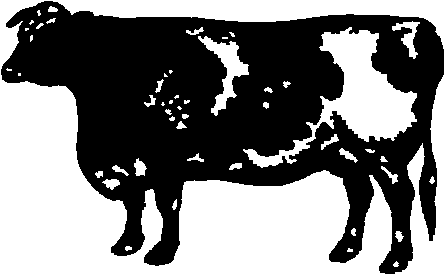
%> input picture IMAGES/Cattle.png, 445 x 275 px, given in place of Cattle.png.png, which was not available
$ octave Euler.m   (GNU Octave 9; MATLAB toolbox functions it lacks are replaced by stand-ins)
%> lines starting %> are read from the running program, lines starting %| are printed output that depends on the picture; in (x1, y1, x2, y2) boxes, pixels count from 0 and x2, y2 are one past the last pixel; in counts of white or black regions, pixels touching at a corner belong together; the program's own positions count from 1; pictures that were not available may be replaced by others from this repository, and a replacement may not be noted
nom = input('Image name .png: ','s');
%> the answer given: IMAGES/Cattle.png
arch = [nom,'.png'];
Img = imread(arch,'png');
%> Img is the input picture: size 275x445x3 uint8; 49.4% white; 50 white regions (16 under 20 px), largest, box (x1, y1, x2, y2) and area: (0, 0, 445, 275) 50053, (243, 27, 417, 168) 6998, (198, 36, 249, 116) 1262
T = size(Img);
%> T = [275 445 3]
R = double(T(1,1));
%> R = 275
C = double(T(1,2));
%> C = 445

%The image is converted to a binary file Black = 0, White :1;
%White/Black images
%Comment if needed
for i=1:R
     for j=1:C
          if(Img(i,j)>=128)
              Mres(i,j)=0;
          else
              Mres(i,j)=1;
          end
     end
end

% [14 lines of commented-out code are left out]
for i=1:R
     for j=1:C
          if(Mres(i,j)==0)
            ImagenBMP(i,j)=255;
            else
               if(Mres(i,j)==1)
                   ImagenBMP(i,j)=0;
               end
          end
     end
end
imwrite(ImagenBMP,'Bat.bmp');
imwrite(ImagenBMP,'Bat.png');

% [12 lines of commented-out code are left out]
%%% Find first pixel
    for i=1:R
        for j=1:C
            if(Mres(i,j)==1)
            CooRen=i;
            CooCol=j;
            break
            end
        end
    end
%> after the loop, CooCol = 386; CooRen = 274
            CooRen
%> CooRen = 274
            CooCol
%> CooCol = 386
cooCA=0;
cooRA=0;
i=CooRen;
%> i = 274
j=CooCol;
%> j = 386
%--------------------------------------------------------------------------

Freeman=[];% Freeman chain code
n=1;
tic
while ((CooRen~=cooRA)||(CooCol~=cooCA))
    Mres(i,j)=2;
    cooRA=i;
    cooCA=j;

      if (Mres(i-1,j+1)==0) %Find in V8
          if (Mres(i,j+1)==1)
            Mres(i,j+1)=2;
            j=j+1;
            Freeman(n)=0;
          elseif(Mres(i+1,j+1)==1)
              Mres(i+1,j+1)=2;
              i=i+1;
              j=j+1;
              Freeman(n)=1;
          elseif (Mres(i+1,j)==1)
              Mres(i+1,j)=2;
              i=i+1;
              Freeman(n)=2;
          elseif (Mres(i+1,j-1)==1)
              Mres(i+1,j-1)=2;
              i=i+1;
              j=j-1;
              Freeman(n)=3;
          elseif (Mres(i,j-1)==1)
            Mres(i,j-1)=2;
            j=j-1;
            Freeman(n)=4;
          elseif (Mres(i-1,j-1)==1)
              Mres(i-1,j-1)=2;
              i=i-1;
              j=j-1;
              Freeman(n)=5;
          elseif (Mres(i-1,j)==1)
              Mres(i-1,j)=2;
              i=i-1;
              Freeman(n)=6;
          end%if elseif
      else
          if (Mres(i-1,j)==0)
            Mres(i-1,j+1)=2;
            i=i-1;
             j=j+1;
            Freeman(n)=7;
          elseif (Mres(i-1,j-1)==0)
              Mres(i-1,j)=2;
              i=i-1;
              Freeman(n)=6;
          elseif (Mres(i,j-1)==0)
              Mres(i-1,j-1)=2;
              i=i-1;
              j=j-1;
              Freeman(n)=5;
          elseif (Mres(i+1,j-1)==0)
              Mres(i,j-1)=2;
              j=j-1;
              Freeman(n)=4;
          elseif (Mres(i+1,j)==0)
            Mres(i+1,j-1)=2;
            i=i+1;
            j=j-1;
            Freeman(n)=3;
          elseif (Mres(i+1,j+1)==0)
              Mres(i+1,j)=2;
              i=i+1;
              Freeman(n)=2;
          elseif (Mres(i,j+1)==0)
              Mres(i+1,j+1)=2;
              j=j+1;
              i=i+1;
              Freeman(n)=1;
          end%if elseif
      end%if find in V8
      cooRA=i;
      cooCA=j;
      n=n+1;
end%while
%> this loop made 1970 passes
%> (i, j) on passes 1, 7, 12, 13, 16, 18, 19, 21, 23, 25, 26, 29: (273, 385), (271, 380), (266, 381), (265, 382), (263, 384), (261, 385), (260, 386), (258, 387), (256, 388), (254, 389), (253, 390), (251, 392)
%> i on passes 6, 8, 9, 10, 11, 14: 272, 270, 269, 268, 267, 264
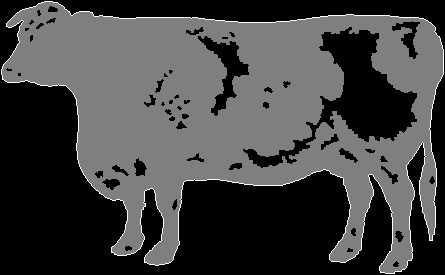
%> Mres: size 275x445 double; min 0, max 2, mean 0.522; drawn with min black and max white
%> after the loop, Freeman = 1970 values, max 7 at index 12, min 0 at index 15, mean 3.28; i = 274; j = 386; n = 1971
toc
llegoFinF8=1
%%%%%%%%%%%%%%%%%%%%%%%%%%%%%%%%%%%%%%%%%%%%%%%%%%%%%%%%%%%%%%%%%%%%%%%%%%%
TamFre = size(Freeman);
%> TamFre = [1 1970]
Re = double(TamFre(1,1));
%> Re = 1
Co = double(TamFre(1,2));
%> Co = 1970

Archivo = fopen('D:\INFORMACIÓN\DOCUMENTOS\DOCTORADO\2° Semestre\ARTÍCULO - REVISIÓN IJPAIR\CÓDIGO\F8Cad.txt','w+');
for i=1:Co
    fprintf(Archivo,'%d',Freeman(1,i));
end
fclose(Archivo);
guardo = 1;

%%%%%%%%%%%%%%%%%%%%%%%%%%%%%%%%%%%%%%%%%%%%%%%%%%%%%%%%%%%%%%%%%%%%%%%%%%%
tic
F4 = [];
MatTrasF4 = [0  6  7   8   4      4   4    9;
             5   10   1    121   12     4   4     3;
             4   10   1    121   12  1232   4     4;
             4    0   5     21    2   232  23     4;
             4    4   4     21    2   232  23  2303;
            30    4   4      1    5    32   3   303;
            30 2010   4      4    4    32   3   303;
             0  6  7      4    4     2   5    9];
 % * -> 5
 % empty - > 5
 % 010 -> 6
 % 01  -> 7
 % 0121 -> 8
 % 03 -> 9
 %-----------------------------------------
con = 1;
for i=1:Co
  if((i+1)<=Co)
      x=Freeman(1,i);
      y=Freeman(1,i+1);
      if((MatTrasF4(x+1,y+1) ~= 4) && (MatTrasF4(x+1,y+1) ~= 5))
          F4(con) = MatTrasF4(x+1,y+1);
          con=con+1;
      end
  else
      x=Freeman(1,i);
      y=Freeman(1,1);

      F4(con) = MatTrasF4(x+1,y+1);
      con=con+1;
  end
end
%> this loop made 1970 passes
%> (x, y) on passes 1 to 12: (5, 4), (4, 4), (4, 4), (4, 4), (4, 6), (6, 5), (5, 6), (6, 6), (6, 6), (6, 6), (6, 7), (7, 7)
%> after the loop, F4 = 1786 values, max 303 at index 10, min 0 at index 138, mean 22.61; con = 1787; x = 4; y = 5
toc
llegofinF4 = 1
%Pasa la cadena F4 a un archivo
TamF4 = size(F4);
%> TamF4 = [1 1786]
Re = double(TamF4(1,1));
Co = double(TamF4(1,2));
%> Co = 1786
 % 010 -> 6
 % 01  -> 7
 % 0121 -> 8
 % 03 -> 9

F4Copia = [];
aux = 1;
for i=1:Co
    if(F4(1,i) == 6)
        F4Copia(1,aux) = 0;
        aux = aux + 1;
        F4Copia(1,aux) = 1;
        aux = aux + 1;
        F4Copia(1,aux) = 0;
        aux = aux + 1;
    elseif(F4(1,i) == 7)
        F4Copia(1,aux) = 0;
        aux = aux + 1;
        F4Copia(1,aux) = 1;
        aux = aux + 1;
    elseif(F4(1,i) == 8)
        F4Copia(1,aux) = 0;
        aux = aux + 1;
        F4Copia(1,aux) = 1;
        aux = aux + 1;
        F4Copia(1,aux) = 2;
        aux = aux + 1;
        F4Copia(1,aux) = 1;
        aux = aux + 1;
    elseif F4(1,i) == 9
        F4Copia(1,aux) = 0;
        aux = aux + 1;
        F4Copia(1,aux) = 3;
        aux = aux + 1;
    elseif F4(1,i) == 30 %30
        F4Copia(1,aux) = 3;
        aux = aux + 1;
        F4Copia(1,aux) = 0;
        aux = aux + 1;
    elseif F4(1,i) == 10 %10
        F4Copia(1,aux) = 1;
        aux = aux + 1;
        F4Copia(1,aux) = 0;
        aux = aux + 1;
    elseif F4(1,i) == 2010 %2010
        F4Copia(1,aux) = 2;
        aux = aux + 1;
        F4Copia(1,aux) = 0;
        aux = aux + 1;
        F4Copia(1,aux) = 1;
        aux = aux + 1;
        F4Copia(1,aux) = 0;
        aux = aux + 1;
    elseif F4(1,i) == 121 %121
        F4Copia(1,aux) = 1;
        aux = aux + 1;
        F4Copia(1,aux) = 2;
        aux = aux + 1;
        F4Copia(1,aux) = 1;
        aux = aux + 1;
    elseif F4(1,i) == 21 % 21
        F4Copia(1,aux) = 2;
        aux = aux + 1;
        F4Copia(1,aux) = 1;
        aux = aux + 1;
    elseif F4(1,i) == 12 %12
        F4Copia(1,aux) = 1;
        aux = aux + 1;
        F4Copia(1,aux) = 2;
        aux = aux + 1;
    elseif F4(1,i) == 1232 %1232
        F4Copia(1,aux) = 1;
        aux = aux + 1;
        F4Copia(1,aux) = 2;
        aux = aux + 1;
        F4Copia(1,aux) = 3;
        aux = aux + 1;
        F4Copia(1,aux) = 2;
        aux = aux + 1;
    elseif F4(1,i) == 232 %232
        F4Copia(1,aux) = 2;
        aux = aux + 1;
        F4Copia(1,aux) = 3;
        aux = aux + 1;
        F4Copia(1,aux) = 2;
        aux = aux + 1;
    elseif F4(1,i) == 32 %32
        F4Copia(1,aux) = 3;
        aux = aux + 1;
        F4Copia(1,aux) = 2;
        aux = aux + 1;
    elseif F4(1,i) == 23 % 23
        F4Copia(1,aux) = 2;
        aux = aux + 1;
        F4Copia(1,aux) = 3;
        aux = aux + 1;
    elseif F4(1,i) == 2303 %2303
        F4Copia(1,aux) = 2;
        aux = aux + 1;
        F4Copia(1,aux) = 3;
        aux = aux + 1;
        F4Copia(1,aux) = 0;
        aux = aux + 1;
        F4Copia(1,aux) = 3;
        aux = aux + 1;
    elseif F4(1,i) == 303 %303
        F4Copia(1,aux) = 3;
        aux = aux + 1;
        F4Copia(1,aux) = 0;
        aux = aux + 1;
        F4Copia(1,aux) = 3;
        aux = aux + 1;
    else
        F4Copia(1,aux) = F4(1,i);
        aux = aux + 1;
    end
end
%> this loop made 1786 passes
%> aux on passes 1 to 12: 2, 3, 4, 6, 8, 9, 10, 11, 12, 15, 17, 19
%> after the loop, F4Copia = 2464 values, max 3 at index 5, min 0 at index 13, mean 1.53; aux = 2465

TamF4Copia = size(F4Copia);
%> TamF4Copia = [1 2464]
ReF4C = double(TamF4Copia(1,1));
%> ReF4C = 1
CoF4C = double(TamF4Copia(1,2));
%> CoF4C = 2464

Archivo = fopen('D:\INFORMACIÓN\DOCUMENTOS\DOCTORADO\2° Semestre\ARTÍCULO - REVISIÓN IJPAIR\CÓDIGO\F4Cad.txt','w+');

for i=1:CoF4C
    fprintf(Archivo,'%d',F4Copia(1,i));
end
fclose(Archivo);
guardo = 1;

%%%%%%%%%%%%%%%%%%%%%%%%%%%%%%%%%%%%%%%%%%%%%%%%%%%%%%%%%%%%%%%%%%%%%%%%%%%
% [23 lines of commented-out code are left out]

F4Re = F4Copia;
%> F4Re has the same summary as F4Copia
OT = []; %3OT

MatTras3OT = [1 4 2 4;
              4 1 4 2;
              2 4 1 4;
              4 2 4 1];
%Cambia las coordenadas de F4, lo que es 3 ahora es 1 y viceversa
%Cambia el sentido del giro antes era horario ahora es antihorario
for i=1:CoF4C
    if F4Re(1,i)== 1
       F4Re(1,i)= 3;
    elseif F4Re(1,i)== 3
       F4Re(1,i)= 1;
    else
       F4Re(1,i)= F4Re(1,i);
    end
end
%> after the loop, F4Re = 2464 values, max 3 at index 142, min 0 at index 13, mean 1.53
%%%%%%%%%%%%%%%%%%%%%%%%%%%%%%%%%%%%%%%%%%%%%%%%%%%%%%%%%%%%%%%%%%%%%%%%%%%
%Para pasar de F4 a VCC
tic
MatTrasVCC = [0 1 4 2;
              2 0 1 4;
              4 2 0 1;
              1 4 2 0];
for i=1:CoF4C
    if (i+1) <= CoF4C
        x = F4Re(1,i);
        y = F4Re(1,i+1);
%         if x == y
%             VCC(i) = 0;
%         else
            VCC(i) = MatTrasVCC(x+1,y+1);
%         end
    else
        x = F4Re(1,i);
        y = F4Re(1,1);

%         if x == y
%             VCC(i) = 0;
%         else
            VCC(i) = MatTrasVCC(x+1,y+1);
%         end
    end
end
%> this loop made 2464 passes
%> (x, y) on passes 1 to 12: (2, 2), (2, 2), (2, 2), (2, 1), (1, 1), (1, 2), (2, 1), (1, 1), (1, 1), (1, 1), (1, 1), (1, 0)
%> x on pass 23: 1
toc
LlegoFinVcc = 1
tic
TamVCC = size(VCC);
Revcc = double(TamVCC(1,1));
Covcc = double(TamVCC(1,2));
NVcc1 = 0;
NVcc2 = 0;

for i=1:Covcc
    if VCC(i) == 1
        NVcc1 = NVcc1 + 1;
    end
    if VCC(i) == 2
        NVcc2 = NVcc2 + 1;
    end
end

EulerVCC = (NVcc2 - NVcc1)/4;
toc

LlegoFinVCCEuler = 1
%%%%%%%%%%%%%%%%%%%%%%%%%%%%%%%%%%%%%%%%%%%%%%%%%%%%%%%%%%%%%%%%%%%%%%%%%%%
tic
con = 1;
N2cx = 0; %Convexidades
N2cc = 0; %Concavidades
valor = 0;
for i=1: CoF4C
    if (i+1) <= CoF4C
        x=F4Re(1,i);
        y=F4Re(1,i+1);

        if x == y %Condición para saber si se tratan de 2 números iguales
            OT(i) = 0;
        elseif MatTras3OT(x+1,y+1) == 4 %Esto es para saber qué entré al asterisco
            if i-1 > 0
                ref = F4Re(1,i-1);
                if(ref ~= x)
                    OT(i) = MatTras3OT(ref+1,y+1);
                    valor = MatTras3OT(ref+1,y+1);
                    %Revisa las concavidades y convexidades
%                     if valor == 2
%                         [N2cx,N2cc] = Convex(x,y,N2cx,N2cc);
%                     end
                else
                    pos = i-1;
                    if pos > 0
                        while(ref == x && pos >= 1)
                            ref = F4Re(1,pos);%Modifique pos + 1
                            pos = pos - 1;
                        end
                        if pos >= 1 && ref ~= x
                          OT(i) = MatTras3OT(ref+1,y+1);
                            %--------------------------------
                            valor = MatTras3OT(ref+1,y+1);
                            %Revisa las concavidades y convexidades
%                             if valor == 2
%                                 [N2cx,N2cc] = Convex(x,y,N2cx,N2cc);
%                             end
                        else
                            ref = F4Re(1,CoF4C);
                            pos = CoF4C;

                            while(ref == x && pos >= 1)
                                ref = F4Re(1,pos);%Modifique pos + 1
                                pos = pos - 1;
                            end
                            if pos >= 1 && ref ~= x
                                OT(i) = MatTras3OT(ref+1,y+1);
                            %--------------------------------
                                valor = MatTras3OT(ref+1,y+1);
                                %Revisa las concavidades y convexidades
%                                 if valor == 2
%                                     [N2cx,N2cc] = Convex(x,y,N2cx,N2cc);
%                                 end
                            end
                        end
                    else
                         ref = F4Re(1,CoF4C);
                         pos = CoF4C;

                         while(ref == x && pos >= 1)
                             ref = F4Re(1,pos);%Modifique pos + 1
                             pos = pos - 1;
                         end

                         if pos >= 1 && ref ~= x
                             OT(i) = MatTras3OT(ref+1,y+1);
                             valor = MatTras3OT(ref+1,y+1);
                             %Revisa las concavidades y convexidades
%                              if valor == 2
%                                  [N2cx,N2cc] = Convex(x,y,N2cx,N2cc);
%                              end
                         end
                    end

                end
            else
                ref = F4Re(1,CoF4C);
                pos = CoF4C;

                while(ref == x && pos >= 1)
                    ref = F4Re(1,pos);%Modifique pos + 1
                    pos = pos - 1;
                end
                if pos >= 1 && ref ~= x
                    OT(i) = MatTras3OT(ref+1,y+1);
                    valor = MatTras3OT(ref+1,y+1);
                    %Revisa las concavidades y convexidades
%                     if valor == 2
%                         [N2cx,N2cc] = Convex(x,y,N2cx,N2cc);
%                     end
                end

            end
        else
           OT(i) = MatTras3OT(x+1,y+1);
                    %-----------------------------
           valor = MatTras3OT(ref+1,y+1);
           %Revisa las concavidades y convexidades
%            if valor == 2
%                [N2cx,N2cc] = Convex(x,y,N2cx,N2cc);
%            end
        end
    else
        x = F4Re(1,i);
        y = F4Re(1,1);

        if x == y
            OT(i) = 0;
        elseif MatTras3OT(x+1,y+1) == 4
            ref = F4Re(1,1);
            if(ref ~= x)
                OT(i) = MatTras3OT(ref+1,y+1);
                valor = MatTras3OT(ref+1,y+1);
                %Revisa las concavidades y convexidades
%                 if valor == 2
%                     [N2cx,N2cc] = Convex(x,y,N2cx,N2cc);
%                 end
            else
                pos = 1;
                while(ref == x && pos <= CoF4C)
                    ref = F4Re(1,pos);
                    pos = pos + 1;
                end

                if pos <= CoF4C && ref ~= x
                    OT(i) = MatTras3OT(ref+1,y+1);
                    valor = MatTras3OT(ref+1,y+1);
                    %Revisa las concavidades y convexidades
%                     if valor == 2
%                         [N2cx,N2cc] = Convex(x,y,N2cx,N2cc);
%                     end
                end
            end
        end
    end
end
toc

LlegoFin3OT = 1
%--------------------------------------------------------------------------
A =[];
B = [];
coordenada = 0;
for i=CoF4C:-1:1
    if OT(1,i) == 2
        coordenada = i;
        break
    end
end
%> this loop made 3 passes
%> i on passes 1 to 3: 2464, 2463, 2462

for i=1:coordenada-1
    A(1,i) = OT(1,i);
end
con = 1;
for i=coordenada:CoF4C
    B(1,con) = OT(1,i);
    con = con + 1;
end
%> this loop made 3 passes

OTB = [B A]; %Concatena las dos cadenas para reordenar el vector

%--------------------------------------------------------------------------
%Convexidades y concavidades en terminos de los teoremas 5.1 y 5.2
%El primer 2 en una cadena 3OT siempre representa una convexidad
convexities = 0;
flagCC = 0;
concavities = 0;
flagCX = 0;
w = 0;
Firstone = 0;

tic
for i=1:CoF4C
    if OTB(i) == 1
        w = w + 1;
    elseif OTB(i) == 2
        if Firstone == 0
            Firstone = 1;
            convexities = convexities + 1;
            flagCX = 1;
        else
            if(mod(w,2) == 0)
                if flagCX == 1
                    convexities = convexities + 1;
                    flagCC = 0;
                    w = 0;
                elseif flagCC == 1
                    concavities = concavities + 1;
                    flagCX = 0;
                    w = 0;
                end
            else
                if flagCX == 1
                    concavities = concavities + 1;
                    flagCX = 0;
                    flagCC = 1;
                    w = 0;
                elseif flagCC == 1
                    convexities = convexities + 1;
                    flagCC = 0;
                    flagCX = 1;
                    w = 0;
                end
            end
        end
    end
end

Euler1 = convexities - concavities;
Euler3OT = Euler1/4;
toc

LlegoFinTeorema = 1
%--------------------------------------------------------------------------

$ run again, on IMAGES/Cattle1.png
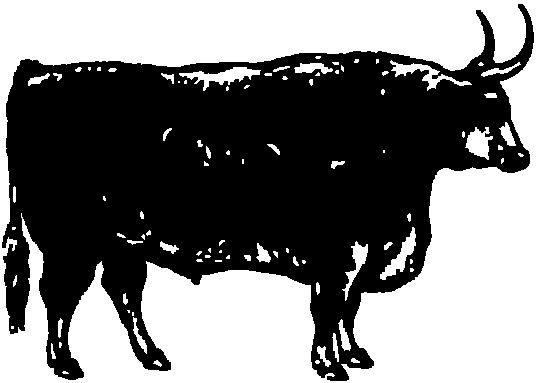
%> input picture IMAGES/Cattle1.png, 536 x 383 px, given in place of Cattle1.png.png, which was not available
%> Img is the input picture: size 383x536 uint8; 48.1% white; 92 white regions (45 under 20 px), largest, box (x1, y1, x2, y2) and area: (0, 0, 536, 383) 92521, (179, 67, 261, 91) 725, (390, 60, 472, 91) 624
%> after the loop `for i=1:R`: CooCol = 331; CooRen = 381
%> `CooCol`: CooCol = 331
%> `i=CooRen;`: i = 381
%> `j=CooCol;`: j = 331
%> the loop `while ((CooRen~=cooRA)||(CooCol~=cooCA))` made 2559 passes
%> (i, j) on passes 1, 11, 13, 14, 15, 16, 17, 22: (380, 330), (378, 333), (377, 335), (376, 336), (375, 335), (374, 334), (373, 333), (374, 328)
%> after the loop `while ((CooRen~=cooRA)||(CooCol~=cooCA))`:
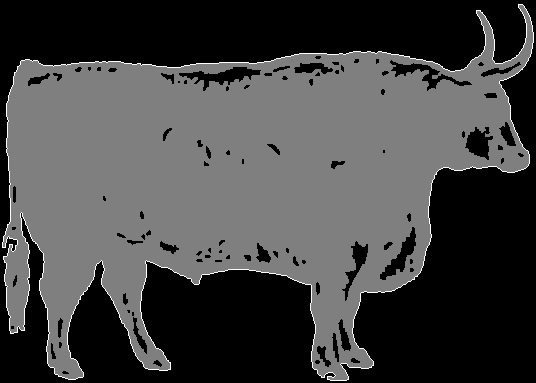
%> Mres: size 383x536 double; min 0, max 2, mean 0.531; drawn with min black and max white
%> after the loop `while ((CooRen~=cooRA)||(CooCol~=cooCA))`: Freeman = 2559 values, max 7 at index 13, min 0 at index 7, mean 3.3; i = 381; j = 331; n = 2560
%> TamFre = [1 2559]
%> Re = 1
%> `Co = double(TamFre(1,2));`: Co = 2559
%> the loop `for i=1:Co` made 2559 passes
%> (x, y) on passes 1 to 8: (5, 4), (4, 4), (4, 6), (6, 6), (6, 6), (6, 0), (0, 0), (0, 0)
%> after the loop `for i=1:Co`: F4 = 2310 values, max 303 at index 53, min 0 at index 6, mean 20.97; con = 2311; x = 4; y = 5
%> TamF4 = [1 2310]
%> `Co = double(TamF4(1,2));`: Co = 2310
%> the loop `for i=1:Co` made 2310 passes
%> aux on passes 1 to 8: 2, 4, 5, 6, 8, 9, 10, 11
%> after the loop `for i=1:Co`: F4Copia = 3222 values, max 3 at index 3, min 0 at index 7, mean 1.55; aux = 3223
%> TamF4Copia = [1 3222]
%> ReF4C = 1
%> CoF4C = 3222
%> `F4Re = F4Copia;`: F4Re has the same summary as F4Copia
%> after the loop `for i=1:CoF4C`: F4Re = 3222 values, max 3 at index 12, min 0 at index 7, mean 1.55
%> the loop `for i=1:CoF4C` made 3222 passes
%> (x, y) on passes 1 to 8: (2, 2), (2, 1), (1, 1), (1, 1), (1, 1), (1, 0), (0, 0), (0, 0)
%> the loop `for i=CoF4C:-1:1` made 3 passes
%> i on passes 1 to 3: 3222, 3221, 3220
%> the loop `for i=coordenada:CoF4C` made 3 passes

$ run again, on IMAGES/Chicken.png
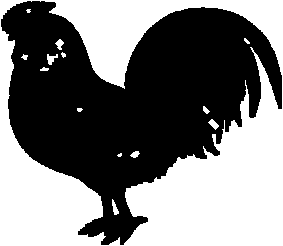
%> input picture IMAGES/Chicken.png, 283 x 246 px, given in place of Chicken.png.png, which was not available
%> Img is the input picture: size 246x283x3 uint8; 47.9% white; 14 white regions (4 under 20 px), largest, box (x1, y1, x2, y2) and area: (0, 0, 283, 246) 32893, (47, 54, 58, 65) 67, (208, 119, 219, 130) 60
%> after the loop `for i=1:R`: CooCol = 102; CooRen = 245
%> `CooCol`: CooCol = 102
%> `i=CooRen;`: i = 245
%> `j=CooCol;`: j = 102
%> the loop `while ((CooRen~=cooRA)||(CooCol~=cooCA))` made 1316 passes
%> (i, j) on passes 5, 7, 8, 9, 10, 15, 17, 19: (241, 104), (239, 105), (238, 106), (237, 107), (236, 106), (232, 104), (233, 102), (234, 100)
%> after the loop `while ((CooRen~=cooRA)||(CooCol~=cooCA))`:
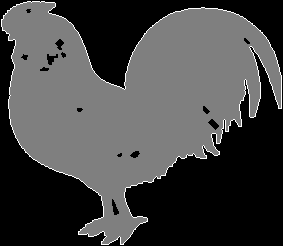
%> Mres: size 246x283 double; min 0, max 2, mean 0.54; drawn with min black and max white
%> after the loop `while ((CooRen~=cooRA)||(CooCol~=cooCA))`: Freeman = 1316 values, max 7 at index 5, min 0 at index 4, mean 3.44; i = 245; j = 102; n = 1317
%> TamFre = [1 1316]
%> Re = 1
%> `Co = double(TamFre(1,2));`: Co = 1316
%> the loop `for i=1:Co` made 1316 passes
%> (x, y) on passes 1 to 8: (6, 6), (6, 6), (6, 0), (0, 7), (7, 6), (6, 7), (7, 7), (7, 7)
%> after the loop `for i=1:Co`: F4 = 1166 values, max 303 at index 5, min 0 at index 47, mean 22.88; con = 1167; x = 4; y = 6
%> TamF4 = [1 1166]
%> `Co = double(TamF4(1,2));`: Co = 1166
%> the loop `for i=1:Co` made 1166 passes
%> aux on passes 1 to 8: 2, 3, 5, 7, 10, 12, 14, 15
%> after the loop `for i=1:Co`: F4Copia = 1752 values, max 3 at index 1, min 0 at index 4, mean 1.56; aux = 1753
%> TamF4Copia = [1 1752]
%> ReF4C = 1
%> CoF4C = 1752
%> `F4Re = F4Copia;`: F4Re has the same summary as F4Copia
%> after the loop `for i=1:CoF4C`: F4Re = 1752 values, max 3 at index 22, min 0 at index 4, mean 1.56
%> the loop `for i=1:CoF4C` made 1752 passes
%> (x, y) on passes 1 to 8: (1, 1), (1, 1), (1, 0), (0, 0), (0, 1), (1, 1), (1, 0), (0, 1)
%> the loop `for i=CoF4C:-1:1` made 2 passes
%> i on passes 1 to 2: 1752, 1751
%> the loop `for i=coordenada:CoF4C` made 2 passes
